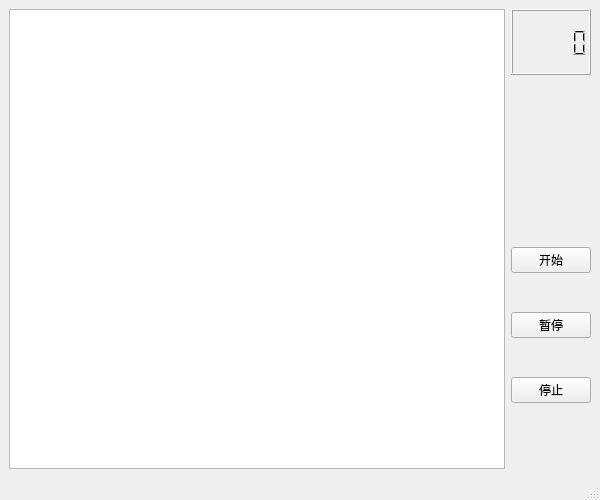
<?xml version="1.0" encoding="UTF-8"?>
<ui version="4.0">
 <class>MainWindow</class>
 <widget class="QMainWindow" name="MainWindow">
  <property name="geometry">
   <rect>
    <x>0</x>
    <y>0</y>
    <width>600</width>
    <height>500</height>
   </rect>
  </property>
  <property name="windowTitle">
   <string>打地鼠</string>
  </property>
  <widget class="QWidget" name="centralwidget">
   <layout class="QHBoxLayout" name="horizontalLayout">
    <item>
     <widget class="QGraphicsView" name="graphicsView">
      <property name="sizePolicy">
       <sizepolicy hsizetype="Expanding" vsizetype="Expanding">
        <horstretch>0</horstretch>
        <verstretch>0</verstretch>
       </sizepolicy>
      </property>
     </widget>
    </item>
    <item>
     <layout class="QVBoxLayout" name="verticalLayout" stretch="2,5,1,1,1,1,1,2">
      <item>
       <widget class="QLCDNumber" name="lcdNumber"/>
      </item>
      <item>
       <spacer name="verticalSpacer">
        <property name="orientation">
         <enum>Qt::Vertical</enum>
        </property>
        <property name="sizeHint" stdset="0">
         <size>
          <width>20</width>
          <height>40</height>
         </size>
        </property>
       </spacer>
      </item>
      <item>
       <widget class="QPushButton" name="btn_start">
        <property name="text">
         <string>开始</string>
        </property>
       </widget>
      </item>
      <item>
       <spacer name="verticalSpacer_3">
        <property name="orientation">
         <enum>Qt::Vertical</enum>
        </property>
        <property name="sizeHint" stdset="0">
         <size>
          <width>20</width>
          <height>40</height>
         </size>
        </property>
       </spacer>
      </item>
      <item>
       <widget class="QPushButton" name="btn_pause">
        <property name="text">
         <string>暂停</string>
        </property>
       </widget>
      </item>
      <item>
       <spacer name="verticalSpacer_4">
        <property name="orientation">
         <enum>Qt::Vertical</enum>
        </property>
        <property name="sizeHint" stdset="0">
         <size>
          <width>20</width>
          <height>40</height>
         </size>
        </property>
       </spacer>
      </item>
      <item>
       <widget class="QPushButton" name="btn_stop">
        <property name="text">
         <string>停止</string>
        </property>
       </widget>
      </item>
      <item>
       <spacer name="verticalSpacer_2">
        <property name="orientation">
         <enum>Qt::Vertical</enum>
        </property>
        <property name="sizeHint" stdset="0">
         <size>
          <width>20</width>
          <height>40</height>
         </size>
        </property>
       </spacer>
      </item>
     </layout>
    </item>
   </layout>
  </widget>
  <widget class="QMenuBar" name="menubar">
   <property name="geometry">
    <rect>
     <x>0</x>
     <y>0</y>
     <width>600</width>
     <height>22</height>
    </rect>
   </property>
  </widget>
  <widget class="QStatusBar" name="statusbar"/>
 </widget>
 <resources/>
 <connections/>
</ui>
